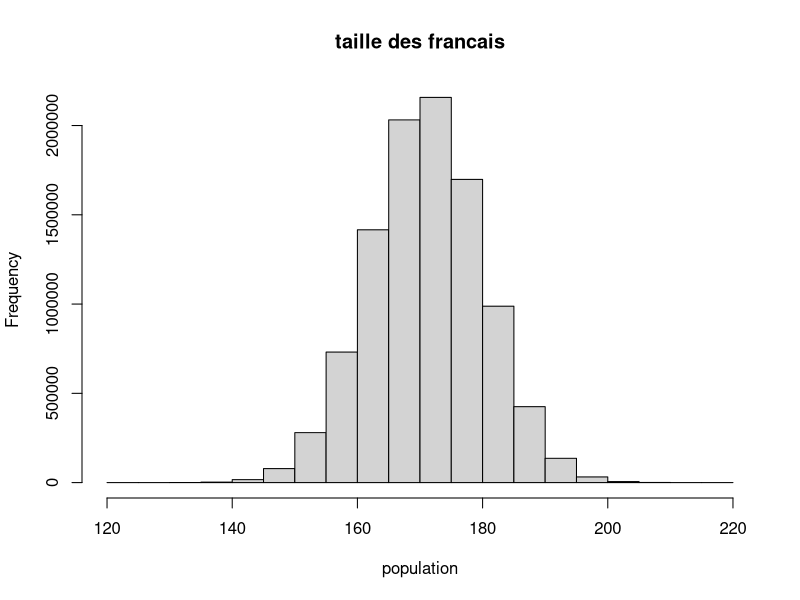
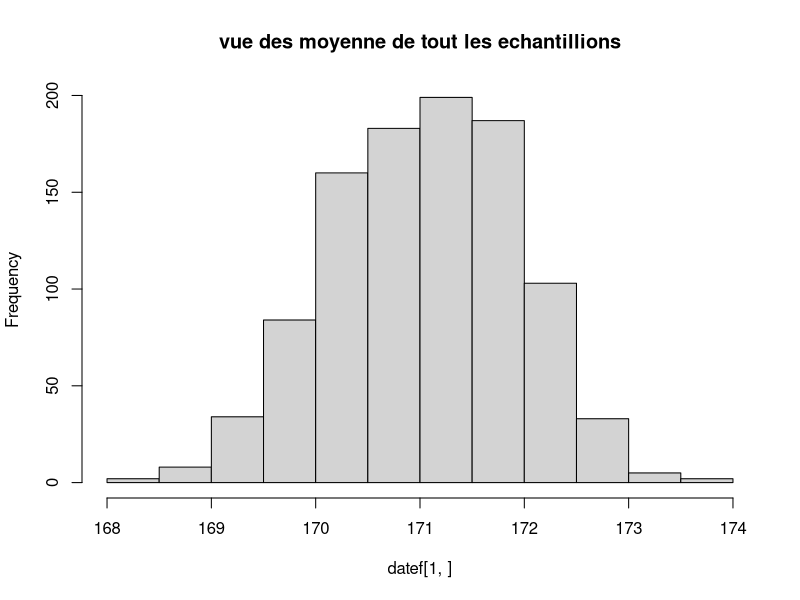

Write R code to recreate these figures, in order. (Note: this script raises an error after producing the figures.)
#EXERCICE N°1
#1
population <- rnorm(10000000, mean = 171, sd = 9)

#2
moyenne <- mean(population)
ecartype <- sd(population)
#oui cela correspond 
#3
hist(population, main = "taille des francais")

#4
grand <- length(population[population > 190])
proba1 <- pnorm(190, mean = 171, sd = 9)
#en théorie, on devrait en trouver : 1-proba1*length(population) = 173813.8

#5
petit <- grand <- length(population[population < 144])
proba1 <- pnorm(144, mean = 171, sd = 9)
#en théorie, on devrait en trouver : proba1*length(population) = 13498.98

#EXERCICE N°2
#1
echantillion <- population[sample(c(1:10000000), size = 100, replace = TRUE)]
echantillion2.0 <- sample(x = population, size = 100, replace = TRUE)
ecartypeechantillion <- sd(echantillion)
moyenneechantillion <- mean(echantillion)
#les valeurs obtenue diffère un peu

#2
risque <- qnorm(p = 1-(0.05/2))
amplitude <- risque*ecartypeechantillion/sqrt(length(echantillion))
intervalleg <- moyenneechantillion - amplitude
intervalled <- moyenneechantillion + amplitude

#3
tableau <- replicate(1000, sample(x = population, size = 100, replace = TRUE))
moyennetab <- apply(X=tableau, MARGIN = 2, FUN = mean)
ecartypetab <- apply(X=tableau, MARGIN = 2, FUN = sd)
datef <- rbind(moyennetab,ecartypetab)

#4
hist(x = datef[1,], main = "vue des moyenne de tout les echantillions")

#5
moyennedemoyenne <- mean(datef[1, ])
ecartypedemoyenne <- sd(datef[1,])

#6
supechantillion <- length(datef[1, ][datef[1, ]>172.8])

#7
amplitudeech <- risque*datef[2,]/sqrt(length(1000))
datef <- rbind(datef,amplitudeech)
intervallegech <- datef[1,] - datef[3,]
intervalledech <- datef[1,] + datef[3,]
datef <- rbind(datef,intervalledech,intervalledech)

#8
library(gplots)
plotCI(intervallegech,invtervalledroite)
